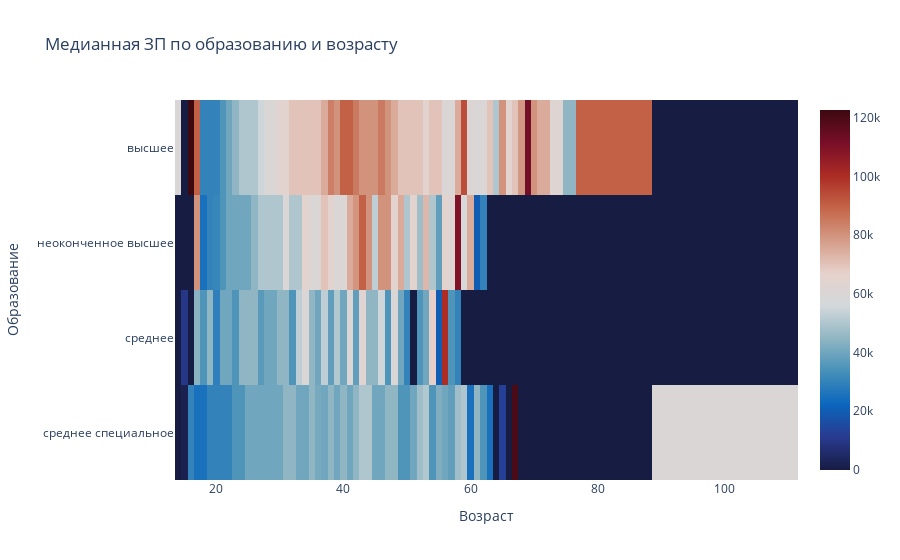

Notebook code cell kept with this figure:
### Markdown cell above
7. Постройте сводную таблицу, иллюстрирующую зависимость **медианной** желаемой заработной платы от возраста (**"Возраст"**) и образования (**"Образование"**). На полученной сводной таблице постройте **тепловую карту**. Проанализируйте тепловую карту, сравнив показатели внутри групп.

### Code cell
pivot = hh_data.pivot_table(
    index='Образование',
    columns='Возраст',
    values='ЗП(руб)',
    aggfunc='median',
    fill_value=0
)
fig = px.imshow(
    pivot,
    aspect='auto',
    color_continuous_scale='balance',
    title='Медианная ЗП по образованию и возрасту'
)
fig.show()

### Figure 1 — Plotly figure (JSON) as saved in the notebook; plotly's stock layout.template omitted (floating-point values rounded to 4 significant figures; data arrays with more than 128 entries replaced by an {"elided": "..."} marker saying what was removed)
{"data": [{"coloraxis": "coloraxis", "hovertemplate": "Возраст: %{x}<br>Образование: %{y}<br>color: %{z}<extra></extra>", "name": "0", "type": "heatmap", "x": [14, 15, 16, 17, 18, 19, 20, 21, 22, 23, 24, 25, 26, 27, 28, 29, 30, 31, 32, 33, 34, 35, 36, 37, 38, 39, 40, 41, 42, 43, 44, 45, 46, 47, 48, 49, 50, 51, 52, 53, 54, 55, 56, 57, 58, 59, 60, 61, 62, 63, 64, 65, 66, 67, 68, 69, 70, 71, 72, 73, 76, 77, 100], "xaxis": "x", "y": ["высшее", "неоконченное высшее", "среднее", "среднее специальное"], "yaxis": "y", "z": {"elided": "4x63 float values"}}], "layout": {"coloraxis": {"colorscale": [[0, "rgb(23, 28, 66)"], [0.09091, "rgb(41, 58, 143)"], [0.1818, "rgb(11, 102, 189)"], [0.2727, "rgb(69, 144, 185)"], [0.3636, "rgb(142, 181, 194)"], [0.4545, "rgb(210, 216, 219)"], [0.5455, "rgb(230, 210, 204)"], [0.6364, "rgb(213, 157, 137)"], [0.7273, "rgb(196, 101, 72)"], [0.8182, "rgb(172, 43, 36)"], [0.9091, "rgb(120, 14, 40)"], [1, "rgb(60, 9, 17)"]]}, "title": {"text": "Медианная ЗП по образованию и возрасту"}, "xaxis": {"anchor": "y", "domain": [0, 1], "title": {"text": "Возраст"}}, "yaxis": {"anchor": "x", "autorange": "reversed", "domain": [0, 1], "title": {"text": "Образование"}}}}
